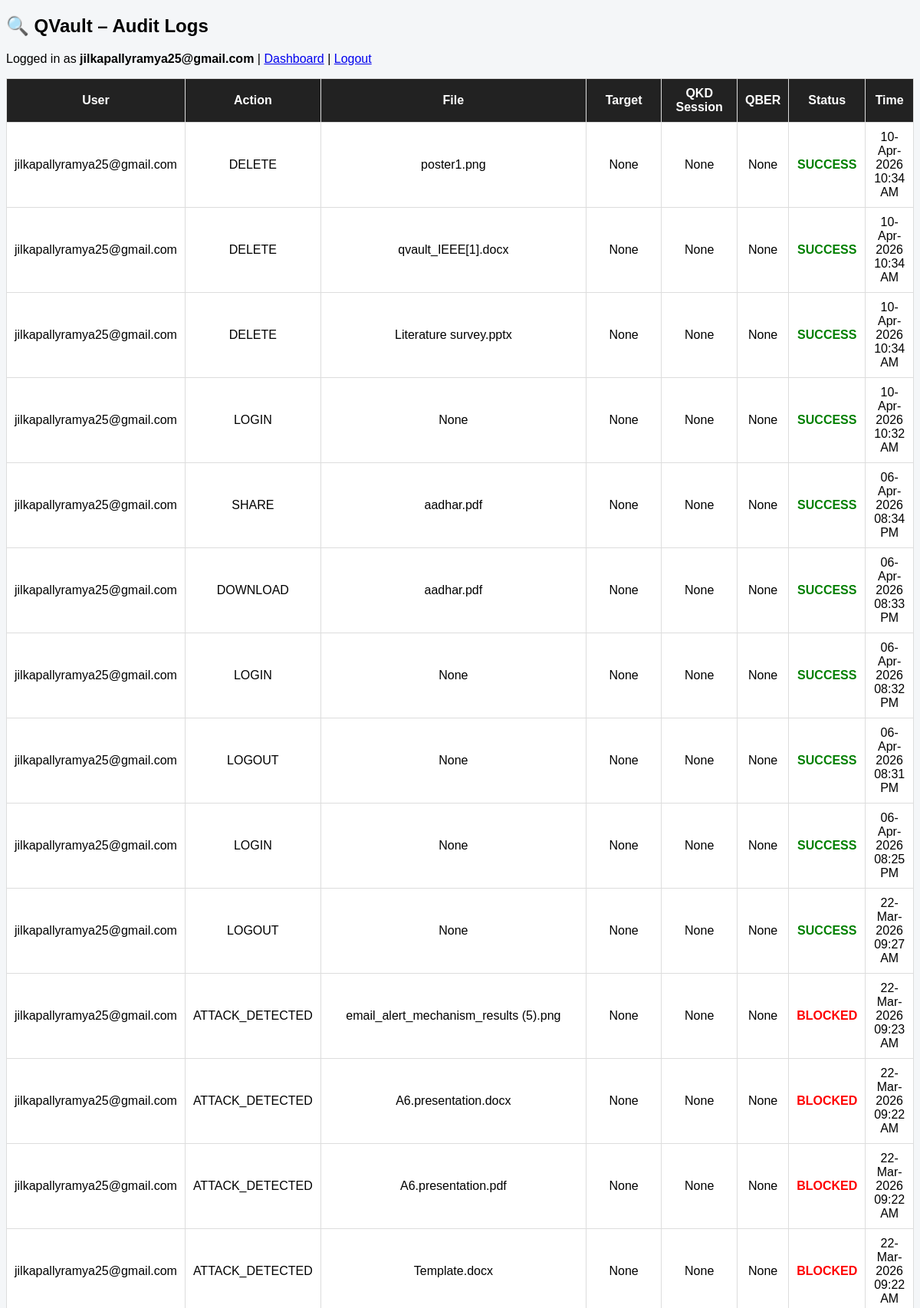
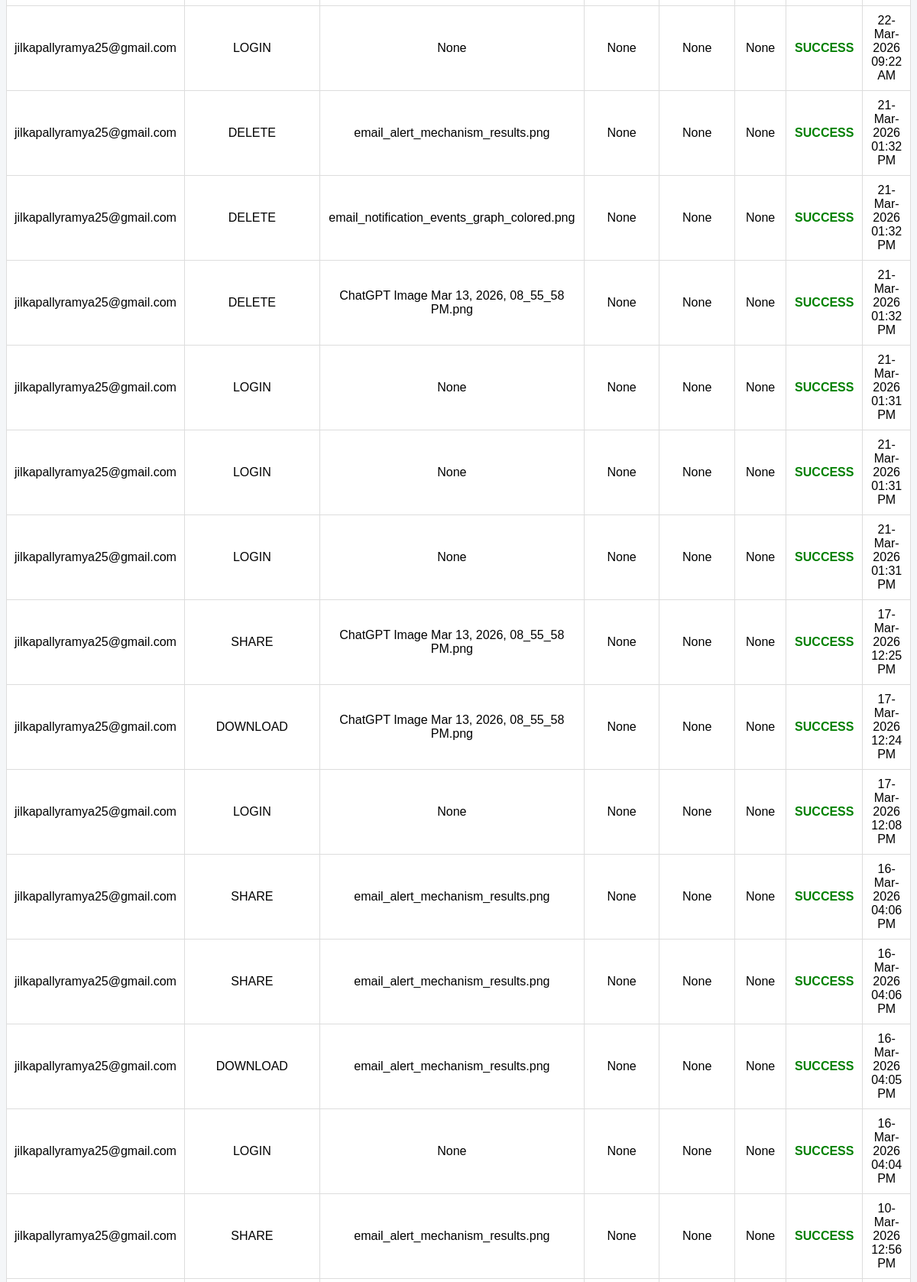
Screenshot of /audit-logs (signed in, upper part) with the database file from the repository (2 pictures, top to bottom).
### tables this page shows
CREATE TABLE audit_logs (
            id INTEGER PRIMARY KEY AUTOINCREMENT,
            user TEXT,
            action TEXT,
            filename TEXT,
            target TEXT,
            qkd_session_id TEXT,
            qber REAL,
            status TEXT,
            timestamp TEXT
        );

### app.py (the view)
@app.route("/audit-logs")
def audit_logs():
    if "user" not in session:
        return redirect(url_for("login"))
    return render_template(
        "audit_logs.html",
        logs=get_audit_logs(session["user"]),
        user=session["user"]
    )

### audit/audit_logger.py (called while the page is built, shortened)
def get_audit_logs(user=None):
    conn = sqlite3.connect(DB_PATH)
    cur = conn.cursor()
    if user:
        cur.execute("""
            SELECT user, action, filename, target,
                   qkd_session_id, qber, status, timestamp
            FROM audit_logs
            WHERE user=?
            ORDER BY id DESC
        """, (user,))
    rows = cur.fetchall()
    conn.close()
    return rows

### templates/audit_logs.html (shortened to what this page needs)
<!DOCTYPE html>
<html>
<head>
</head>
<body>
<h2>🔍 QVault – Audit Logs</h2>
<p>
    Logged in as <b>{{ user }}</b> |
    <a href="/dashboard">Dashboard</a> |
    <a href="/logout">Logout</a>
</p>
<table>
<tr>
    <th>User</th>
    <th>Action</th>
    <th>File</th>
    <th>Target</th>
    <th>QKD Session</th>
    <th>QBER</th>
    <th>Status</th>
    <th>Time</th>
</tr>
{% for log in logs %}
<tr>
    <td>{{ log[0] }}</td>
    <td>{{ log[1] }}</td>
    <td>{{ log[2] }}</td>
    <td>{{ log[3] }}</td>
    <td>{{ log[4] }}</td>
    <td>{{ log[5] }}</td>
    <td class="{{ 'bad' if log[6]=='BLOCKED' else 'ok' }}">{{ log[6] }}</td>
    <td>{{ log[7] }}</td>
</tr>
{% endfor %}
</table>
</body>
</html>

### templates/audit_logs.html (style rules this page uses)
body { font-family: Arial; background: #f4f6f8; }
table { width: 100%; border-collapse: collapse; background: #fff; }
th, td { padding: 10px; border: 1px solid #ddd; text-align: center; }
th { background: #222; color: white; }
.ok { color: green; font-weight: bold; }
.bad { color: red; font-weight: bold; }

### rows the page displays
audit_logs: user "jilkapallyramya25@gmail.com", action "DELETE", filename "poster1.png", log "None", status "SUCCESS", timestamp "10-Apr-2026 10:34 AM"
audit_logs: user "jilkapallyramya25@gmail.com", action "DELETE", filename "qvault_IEEE[1].docx", log "None", status "SUCCESS", timestamp "10-Apr-2026 10:34 AM"
audit_logs: user "jilkapallyramya25@gmail.com", action "DELETE", filename "Literature survey.pptx", log "None", status "SUCCESS", timestamp "10-Apr-2026 10:34 AM"
audit_logs: user "jilkapallyramya25@gmail.com", action "LOGIN", log "None", status "SUCCESS", timestamp "10-Apr-2026 10:32 AM"
audit_logs: user "jilkapallyramya25@gmail.com", action "SHARE", filename "aadhar.pdf", log "None", status "SUCCESS", timestamp "06-Apr-2026 08:34 PM"
audit_logs: user "jilkapallyramya25@gmail.com", action "DOWNLOAD", filename "aadhar.pdf", log "None", status "SUCCESS", timestamp "06-Apr-2026 08:33 PM"
audit_logs: user "jilkapallyramya25@gmail.com", action "LOGIN", log "None", status "SUCCESS", timestamp "06-Apr-2026 08:32 PM"
audit_logs: user "jilkapallyramya25@gmail.com", action "LOGOUT", log "None", status "SUCCESS", timestamp "06-Apr-2026 08:31 PM"
audit_logs: user "jilkapallyramya25@gmail.com", action "LOGIN", log "None", status "SUCCESS", timestamp "06-Apr-2026 08:25 PM"
audit_logs: user "jilkapallyramya25@gmail.com", action "LOGOUT", log "None", status "SUCCESS", timestamp "22-Mar-2026 09:27 AM"
audit_logs: user "jilkapallyramya25@gmail.com", action "ATTACK_DETECTED", filename "email_alert_mechanism_results (5).png", log "None", status "BLOCKED", timestamp "22-Mar-2026 09:23 AM"
audit_logs: user "jilkapallyramya25@gmail.com", action "ATTACK_DETECTED", filename "A6.presentation.docx", log "None", status "BLOCKED", timestamp "22-Mar-2026 09:22 AM"
audit_logs: user "jilkapallyramya25@gmail.com", action "ATTACK_DETECTED", filename "A6.presentation.pdf", log "None", status "BLOCKED", timestamp "22-Mar-2026 09:22 AM"
audit_logs: user "jilkapallyramya25@gmail.com", action "ATTACK_DETECTED", filename "Template.docx", log "None", status "BLOCKED", timestamp "22-Mar-2026 09:22 AM"
audit_logs: user "jilkapallyramya25@gmail.com", action "LOGIN", log "None", status "SUCCESS", timestamp "22-Mar-2026 09:22 AM"
audit_logs: user "jilkapallyramya25@gmail.com", action "DELETE", filename "email_alert_mechanism_results.png", log "None", status "SUCCESS", timestamp "21-Mar-2026 01:32 PM"
audit_logs: user "jilkapallyramya25@gmail.com", action "DELETE", filename "email_notification_events_graph_colored.png", log "None", status "SUCCESS", timestamp "21-Mar-2026 01:32 PM"
audit_logs: user "jilkapallyramya25@gmail.com", action "DELETE", filename "ChatGPT Image Mar 13, 2026, 08_55_58 PM.png", log "None", status "SUCCESS", timestamp "21-Mar-2026 01:32 PM"
audit_logs: user "jilkapallyramya25@gmail.com", action "LOGIN", log "None", status "SUCCESS", timestamp "21-Mar-2026 01:31 PM"
audit_logs: user "jilkapallyramya25@gmail.com", action "LOGIN", log "None", status "SUCCESS", timestamp "21-Mar-2026 01:31 PM"
audit_logs: user "jilkapallyramya25@gmail.com", action "LOGIN", log "None", status "SUCCESS", timestamp "21-Mar-2026 01:31 PM"
audit_logs: user "jilkapallyramya25@gmail.com", action "SHARE", filename "ChatGPT Image Mar 13, 2026, 08_55_58 PM.png", log "None", status "SUCCESS", timestamp "17-Mar-2026 12:25 PM"
audit_logs: user "jilkapallyramya25@gmail.com", action "DOWNLOAD", filename "ChatGPT Image Mar 13, 2026, 08_55_58 PM.png", log "None", status "SUCCESS", timestamp "17-Mar-2026 12:24 PM"
audit_logs: user "jilkapallyramya25@gmail.com", action "LOGIN", log "None", status "SUCCESS", timestamp "17-Mar-2026 12:08 PM"
audit_logs: user "jilkapallyramya25@gmail.com", action "SHARE", filename "email_alert_mechanism_results.png", log "None", status "SUCCESS", timestamp "16-Mar-2026 04:06 PM"
audit_logs: user "jilkapallyramya25@gmail.com", action "SHARE", filename "email_alert_mechanism_results.png", log "None", status "SUCCESS", timestamp "16-Mar-2026 04:06 PM"
audit_logs: user "jilkapallyramya25@gmail.com", action "DOWNLOAD", filename "email_alert_mechanism_results.png", log "None", status "SUCCESS", timestamp "16-Mar-2026 04:05 PM"
audit_logs: user "jilkapallyramya25@gmail.com", action "LOGIN", log "None", status "SUCCESS", timestamp "16-Mar-2026 04:04 PM"
audit_logs: user "jilkapallyramya25@gmail.com", action "SHARE", filename "email_alert_mechanism_results.png", log "None", status "SUCCESS", timestamp "10-Mar-2026 12:56 PM"

### other values shown
{{ user }} "jilkapallyramya25@gmail.com"
